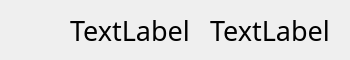
<?xml version="1.0" encoding="UTF-8"?>
<ui version="4.0">
 <class>CListWidgetItem</class>
 <widget class="QWidget" name="CListWidgetItem">
  <property name="geometry">
   <rect>
    <x>0</x>
    <y>0</y>
    <width>350</width>
    <height>60</height>
   </rect>
  </property>
  <property name="windowTitle">
   <string>Form</string>
  </property>
  <layout class="QGridLayout" name="gridLayout">
   <property name="leftMargin">
    <number>0</number>
   </property>
   <property name="topMargin">
    <number>0</number>
   </property>
   <property name="rightMargin">
    <number>0</number>
   </property>
   <property name="bottomMargin">
    <number>0</number>
   </property>
   <item row="0" column="0">
    <layout class="QHBoxLayout" name="horizontalLayout" stretch="1,2,2">
     <property name="spacing">
      <number>0</number>
     </property>
     <item>
      <widget class="QLabel" name="icon_Label">
       <property name="font">
        <font>
         <family>黑体</family>
         <pointsize>10</pointsize>
        </font>
       </property>
       <property name="styleSheet">
        <string notr="true">color: rgb(255, 255, 255);</string>
       </property>
       <property name="text">
        <string/>
       </property>
       <property name="alignment">
        <set>Qt::AlignCenter</set>
       </property>
      </widget>
     </item>
     <item>
      <widget class="QLabel" name="x_Label">
       <property name="font">
        <font>
         <family>黑体</family>
         <pointsize>20</pointsize>
        </font>
       </property>
       <property name="text">
        <string>TextLabel</string>
       </property>
      </widget>
     </item>
     <item>
      <widget class="QLabel" name="y_Label">
       <property name="font">
        <font>
         <family>黑体</family>
         <pointsize>20</pointsize>
        </font>
       </property>
       <property name="text">
        <string>TextLabel</string>
       </property>
      </widget>
     </item>
    </layout>
   </item>
  </layout>
 </widget>
 <resources/>
 <connections/>
</ui>
